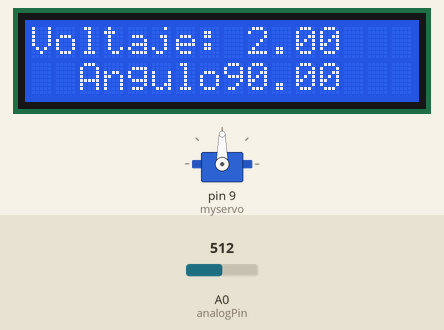
Simulated run of this sketch. Board: Arduino Uno, built with avr-gcc and run on an emulated ATmega328P. On the bench: servo, 16×2 character LCD. The test bench sets the inputs (shaded band); at power-on: A0 (analogPin) = 512.

Above: at 1.2 s.
1.3 s: A0 (analogPin) set to 63
At 2.5 s:
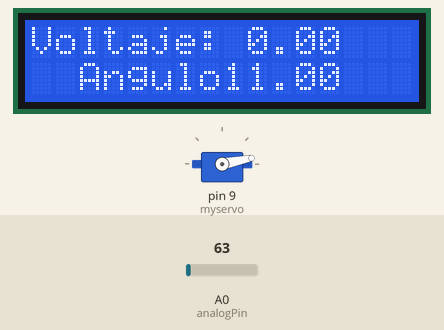
2.8 s: A0 (analogPin) set to 51
At 3.4 s:
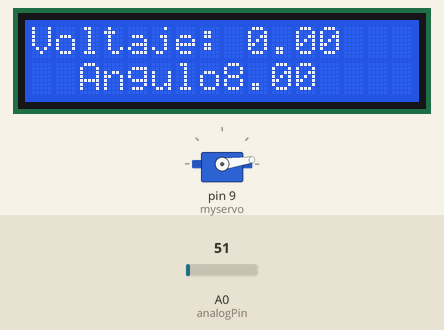
4.3 s: A0 (analogPin) set to 122
At 5.5 s:
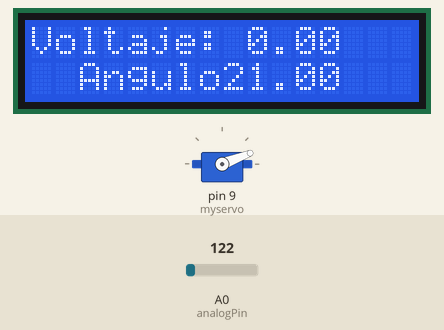
5.8 s: A0 (analogPin) set to 306
At 6.9 s:
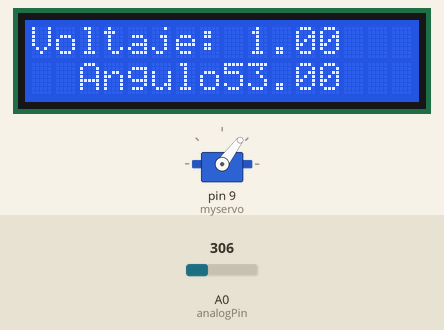
8.8 s: A0 (analogPin) set to 716
At 9.2 s:
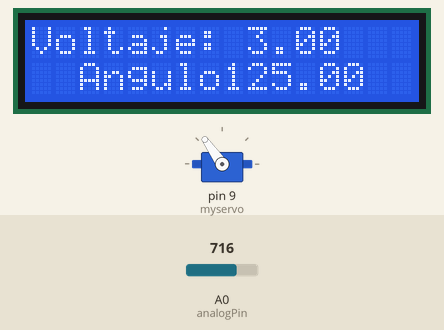
10.3 s: A0 (analogPin) set to 586
At 11.0 s:
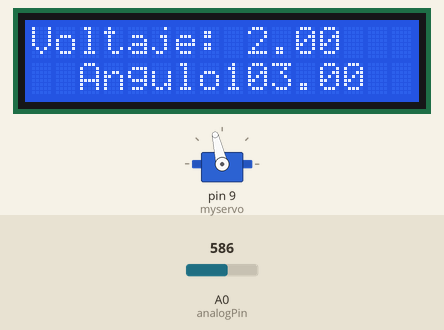
11.8 s: A0 (analogPin) set to 553
Timing chart, 0 to 14.3 s (numbered marks = the images above; inputs shaded):
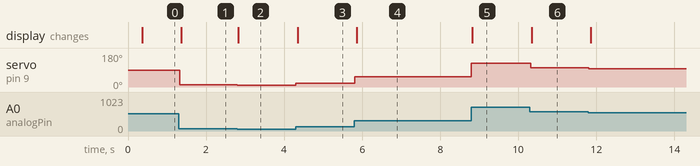

Measured:
- the behaviour switches between 57 and 56 on A0 (analogPin) (found by bisection; images 1 and 2)
- after the input at 1.3 s, servo on pin 9 (myservo): 90° → 11° at once; the display: changes after 0.07 s (image 1)
- after the input at 2.8 s, servo on pin 9 (myservo): 11° → 8° at once; the display: changes at once (image 2)
- after the input at 4.3 s, servo on pin 9 (myservo): 8° → 21° at once; the display: changes after 0.05 s (image 3)
- after the input at 5.8 s, servo on pin 9 (myservo): 21° → 53° at once; the display: changes after 0.06 s (image 4)
- after the input at 8.8 s, servo on pin 9 (myservo): 53° → 125° at once; the display: changes at once (image 5)
- after the input at 10.3 s, servo on pin 9 (myservo): 125° → 103° at once; the display: changes after 0.05 s (image 6)
- after the input at 11.8 s, servo on pin 9 (myservo): 103° → 97° at once

The sketch:

Servomotor.ino
```cpp
#include <Servo.h>
#include<LiquidCrystal.h>    // include the library code:
LiquidCrystal lcd(12, 11, 5, 4, 3, 2);    // initialize the interface pins
Servo myservo;// create servo object to control a servo

int val = 0;// variable to read the value from the analog pin
int analogPin = A0;
float V = 0;
float ang = 0;

void setup() {
  myservo.attach(9);// attaches the servo on pin 9 to the servo
  lcd.begin(16, 2);    // set up the LCD's number of columns and rows:
}

void loop() {
//  for (int i = 0; i <= 180; i++)
//  {
//    myservo.write(i);// sets the servo position according to the scaled value
//    delay(20);// waits for the servo to get there
//  }
//  for (int i = 180; i >= 0; i--)
//  {
//    myservo.write(i);// sets the servo position according to the scaled value
//    delay(20);// waits for the servo to get there
//  }

 //Seguir al potenciómetro
  val = analogRead(analogPin);
  ang = map(val, 0, 1023, 0, 180);
  myservo.write(ang);
  delay(20);

  //Mostrar en LCD
  V = map(val, 0, 1023, 0, 5);
  lcd.setCursor(0, 0);
  lcd.print ("Voltaje: ");
  lcd.setCursor(9, 0);
  lcd.print(V);
  lcd.setCursor(2, 1);
  lcd.print ("Angulo: ");
  lcd.setCursor(8, 1);
  lcd.println(ang);
}
```
